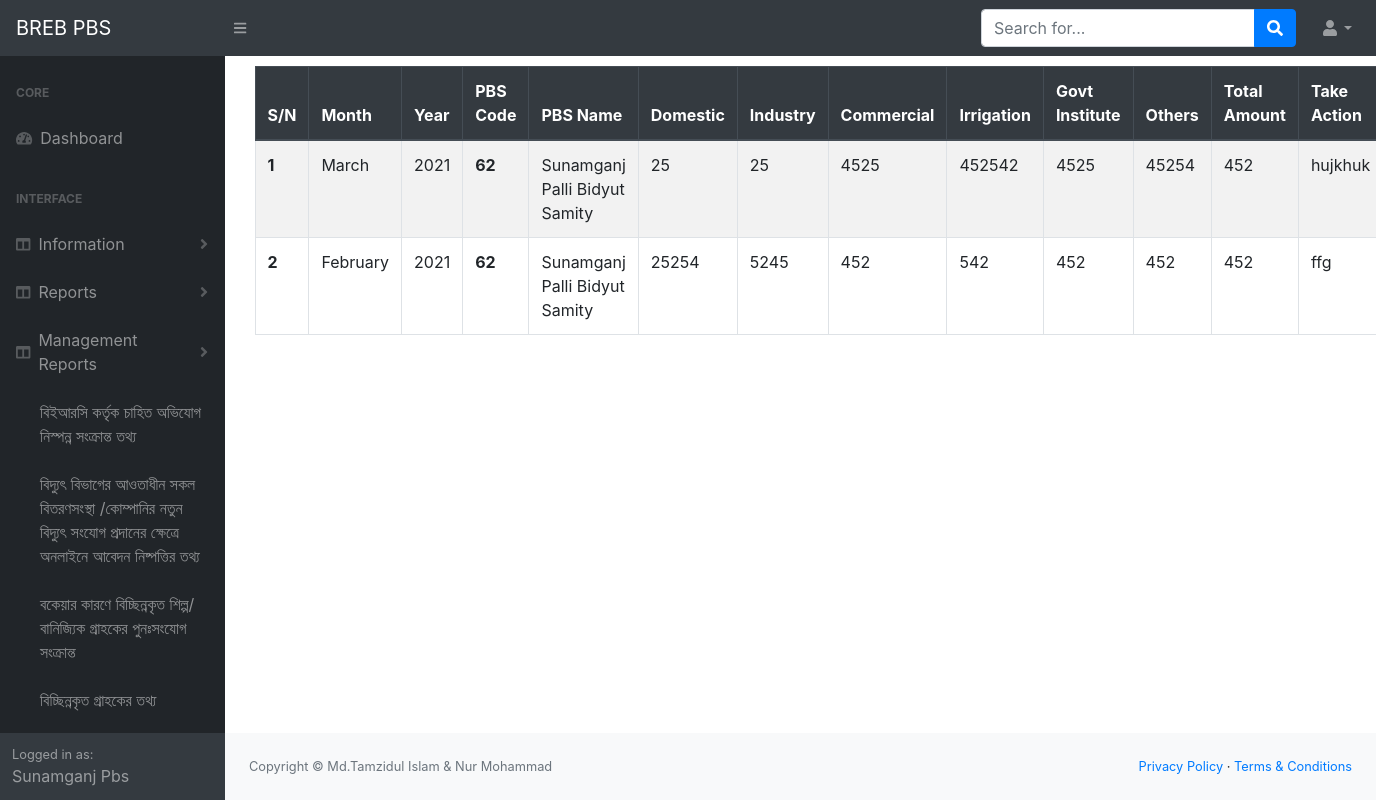
Before: /my-connected-consumer (signed in) with the older database file.
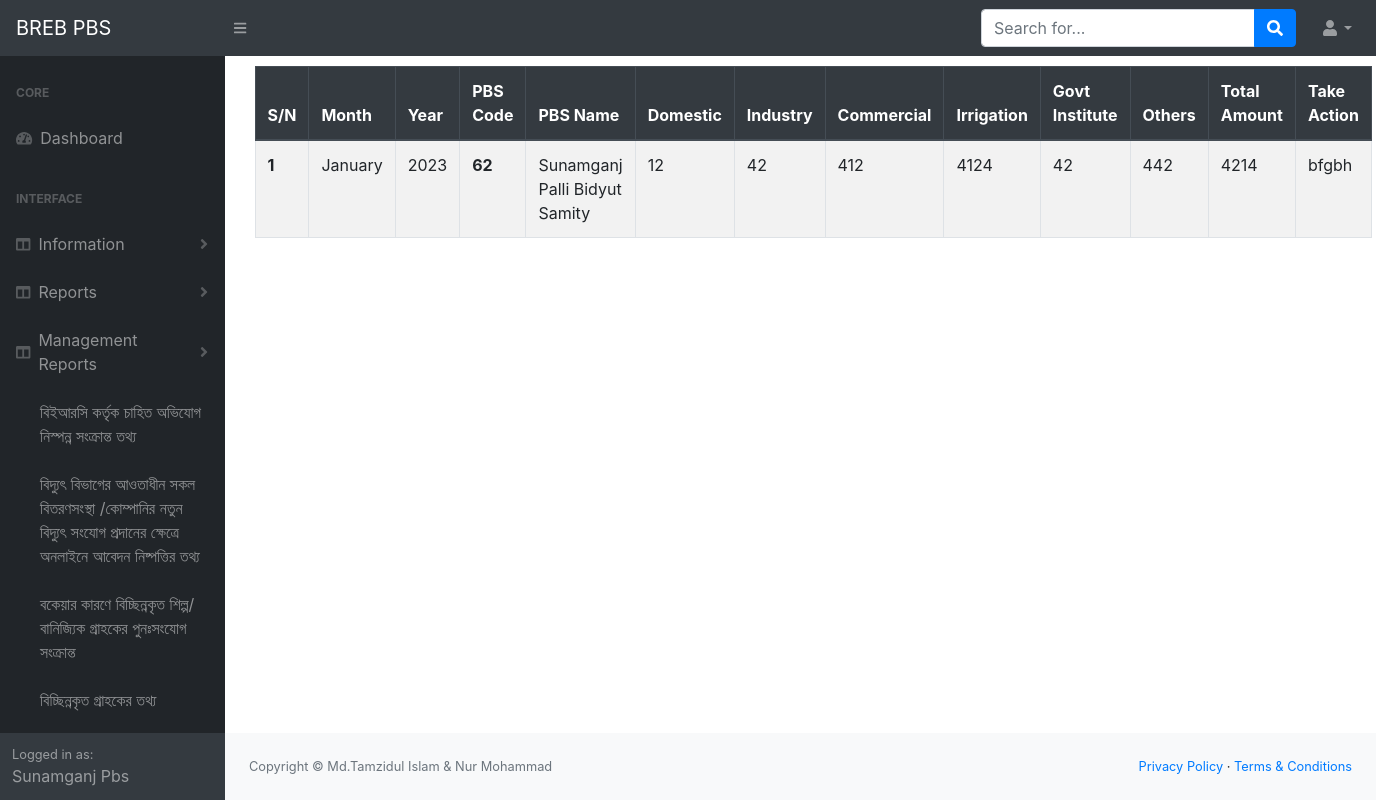
After: the same page with the newer database file.
### infoapp/models.py (models this page shows, shortened)
class ConnectedConsumerInfo(models.Model):
    pbs_code=models.IntegerField(blank=True, null=True)
    management_code=models.IntegerField(blank=True,null=True)
    month=models.CharField(max_length=10, blank=True, null=True)
    year=models.CharField(max_length=10,blank=True, null=True)
    domestic=models.CharField(max_length=250, blank=True,null=True)
    industry=models.CharField(max_length=250, blank=True, null=True)
    commercial=models.CharField(max_length=250, blank=True, null=True)
    irrigation=models.CharField(max_length=250, blank=True, null=True)
    govt_institute=models.CharField(max_length=250, blank=True, null=True)
    other=models.CharField(max_length=250, blank=True, null=True)
    total_amount=models.CharField(max_length=250, blank=True, null=True)
    taken_action=models.TextField(max_length=250, blank=True, null=True)

class PbsInfo(models.Model):
    user=models.OneToOneField(User, on_delete=models.CASCADE)
    pbs_name=models.CharField(max_length=50)
    pbs_name_benglai=models.CharField(max_length=50)
    pbs_code=models.IntegerField(blank=True, null= True)
    management_code=models.IntegerField(blank=True, null=True)
    address=models.TextField(blank=True, null=True)
    mobile_no=models.TextField(blank=True , null=True)

### infoapp/views.py (the view)
# urls.py: path('my-connected-consumer', views.my_connected_consumer , name='my_connected_consumer'),
def my_connected_consumer(request):
    current_user=request.user
    user_id=current_user.id
    user_pbs_info=PbsInfo.objects.get(user__pk=user_id)
    pbs_code=user_pbs_info.pbs_code
    print(pbs_code)
    my_data=ConnectedConsumerInfo.objects.filter(pbs_code=pbs_code)
    context={'my_data':my_data,'user_pbs_info':user_pbs_info}
    return render(request, 'my_connected_consumer.html',context)

### templates/my_connected_consumer.html
{% extends 'base.html'%}
{% block content %}
<div class="container">
    <div class="cow">
        <table class="table table-striped table-bordered" style="margin-top: 10px;">
            <thead class="thead-dark">
              <tr>
                <th scope="col">S/N</th>
                <th scope="col">Month</th>
                <th scope="col">Year</th>
                <th scope="col">PBS Code</th>
                <th scope="col">PBS Name</th>
                <th scope="col">Domestic</th>
                <th scope="col">Industry</th>
                <th scope="col">Commercial</th>
                <th scope="col">Irrigation</th>
                <th scope="col">Govt Institute</th>
                <th scope="col">Others</th>
                <th scope="col">Total Amount</th>
                <th scope="col">Take Action</th>
              </tr>
            </thead>
            <tbody>
                {% for my_data in my_data%}
              <tr>
                <th>{{ forloop.counter }}</th>
                <td>{{ my_data.month }}</td>
                <td>{{ my_data.year }}</td>
                <th scope="row">{{ my_data.pbs_code }}</th>
                <td>{{ user_pbs_info.pbs_name }}</td>
                <td>{{ my_data.domestic }}</td>
                <td>{{ my_data.industry }}</td>
                <td>{{ my_data.commercial }}</td>
                <td>{{ my_data.irrigation }}</td>
                <td>{{ my_data.govt_institute }}</td>
                <td>{{ my_data.other }}</td>
                <td>{{ my_data.total_amount }}</td>
                <td>{{ my_data.taken_action }}</td>
              </tr>
              {% endfor %}
            </tbody>
        </table>
    </div>
</div>
{% endblock %}

Changed rows visible on the page:
removed ConnectedConsumerInfo: month "February", year "2021", pbs_code "62", {{ user_pbs_info.pbs_name }} "Sunamganj Palli Bidyut Samity", domestic "25254", industry "5245", commercial "452", irrigation "542", govt_institute "452", other "452", total_amount "452", taken_action "ffg"
changed ConnectedConsumerInfo: month "March" → "January"; year "2021" → "2023"; domestic "25" → "12"; industry "25" → "42"; commercial "4525" → "412"; irrigation "452542" → "4124"; govt_institute "4525" → "42"; other "45254" → "442"; total_amount "452" → "4214"; taken_action "hujkhuk" → "bfgbh"
